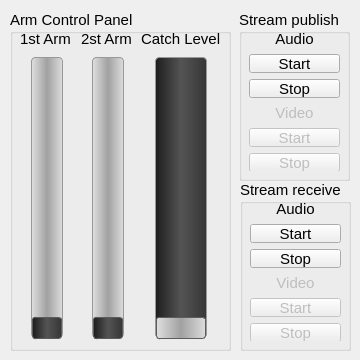
   <widget class="QWidget" name="tab_3">
    <attribute name="title">
     <string>Arm Control</string>
    </attribute>
    <widget class="QGroupBox" name="groupBox_4">
     <property name="geometry">
      <rect>
       <x>10</x>
       <y>10</y>
       <width>221</width>
       <height>341</height>
      </rect>
     </property>
     <property name="font">
      <font>
       <pointsize>11</pointsize>
      </font>
     </property>
     <property name="title">
      <string>Arm Control Panel</string>
     </property>
     <widget class="QWidget" name="gridLayoutWidget_4">
      <property name="geometry">
       <rect>
        <x>10</x>
        <y>20</y>
        <width>201</width>
        <height>311</height>
       </rect>
      </property>
      <layout class="QGridLayout" name="gridLayout_4">
       <item row="0" column="0">
        <widget class="QLabel" name="label_12">
         <property name="text">
          <string>1st Arm</string>
         </property>
        </widget>
       </item>
       <item row="1" column="1">
        <widget class="QSlider" name="arm_2_pos">
         <property name="sizePolicy">
          <sizepolicy hsizetype="Minimum" vsizetype="Expanding">
           <horstretch>0</horstretch>
           <verstretch>0</verstretch>
          </sizepolicy>
         </property>
         <property name="styleSheet">
          <string notr="true">QSlider::groove:vertical {
    border: 1px solid #999999;
    width: 30px; /* the groove expands to the size of the slider by default. by giving it a height, it has a fixed size */
    background: qlineargradient(spread:reflect, x1:0, y1:0, x2:1, y2:0, stop:0 rgba(223, 223, 223, 255), stop:0.5 rgba(161, 161, 161, 255), stop:1 rgba(220, 220, 220, 255));
    margin: 3px 0;
	border-radius: 4px;
}

QSlider::handle:vertical {
    background: qlineargradient(spread:reflect, x1:0, y1:0, x2:1, y2:0, stop:0 rgba(29, 29, 29, 255), stop:0.5 rgba(84, 84, 84, 255), stop:1 rgba(54, 54, 54, 255));
    border: 1px solid #5c5c5c;
    height: 20px;
    margin: -2px 0; /* handle is placed by default on the contents rect of the groove. Expand outside the groove */
    border-radius: 3px;
}</string>
         </property>
         <property name="minimum">
          <number>-90</number>
         </property>
         <property name="maximum">
          <number>90</number>
         </property>
         <property name="value">
          <number>-90</number>
         </property>
         <property name="sliderPosition">
          <number>-90</number>
         </property>
         <property name="orientation">
          <enum>Qt::Vertical</enum>
         </property>
        </widget>
       </item>
       <item row="1" column="0">
        <widget class="QSlider" name="arm_1_pos">
         <property name="sizePolicy">
          <sizepolicy hsizetype="Minimum" vsizetype="Expanding">
           <horstretch>0</horstretch>
           <verstretch>0</verstretch>
          </sizepolicy>
         </property>
         <property name="styleSheet">
          <string notr="true">QSlider::groove:vertical {
    border: 1px solid #999999;
    width: 30px; /* the groove expands to the size of the slider by default. by giving it a height, it has a fixed size */
    background: qlineargradient(spread:reflect, x1:0, y1:0, x2:1, y2:0, stop:0 rgba(223, 223, 223, 255), stop:0.5 rgba(161, 161, 161, 255), stop:1 rgba(220, 220, 220, 255));
    margin: 3px 0;
	border-radius: 4px;
}

QSlider::handle:vertical {
    background: qlineargradient(spread:reflect, x1:0, y1:0, x2:1, y2:0, stop:0 rgba(29, 29, 29, 255), stop:0.5 rgba(84, 84, 84, 255), stop:1 rgba(54, 54, 54, 255));
    border: 1px solid #5c5c5c;
    height: 20px;
    margin: -2px 0; /* handle is placed by default on the contents rect of the groove. Expand outside the groove */
    border-radius: 3px;
}</string>
         </property>
         <property name="maximum">
          <number>90</number>
         </property>
         <property name="orientation">
          <enum>Qt::Vertical</enum>
         </property>
        </widget>
       </item>
       <item row="0" column="1">
        <widget class="QLabel" name="label_13">
         <property name="text">
          <string>2st Arm</string>
         </property>
        </widget>
       </item>
       <item row="1" column="2">
        <widget class="QSlider" name="arm_catch_level">
         <property name="sizePolicy">
          <sizepolicy hsizetype="Minimum" vsizetype="Expanding">
           <horstretch>0</horstretch>
           <verstretch>0</verstretch>
          </sizepolicy>
         </property>
         <property name="styleSheet">
          <string notr="true">QSlider::groove:vertical {
    border: 1px solid #999999;
    width: 50px; /* the groove expands to the size of the slider by default. by giving it a height, it has a fixed size */
    background: qlineargradient(spread:reflect, x1:0, y1:0, x2:1, y2:0, stop:0 rgba(29, 29, 29, 255), stop:0.5 rgba(84, 84, 84, 255), stop:1 rgba(54, 54, 54, 255));
    margin: 3px 0;
	border-radius: 4px;
}

QSlider::handle:vertical {
    background: qlineargradient(spread:reflect, x1:0, y1:0, x2:1, y2:0, stop:0 rgba(223, 223, 223, 255), stop:0.5 rgba(161, 161, 161, 255), stop:1 rgba(220, 220, 220, 255));
    border: 1px solid #5c5c5c;
    height: 20px;
    margin: -2px 0; /* handle is placed by default on the contents rect of the groove. Expand outside the groove */
    border-radius: 3px;
}</string>
         </property>
         <property name="maximum">
          <number>100</number>
         </property>
         <property name="orientation">
          <enum>Qt::Vertical</enum>
         </property>
        </widget>
       </item>
       <item row="0" column="2">
        <widget class="QLabel" name="label_14">
         <property name="text">
          <string>Catch Level</string>
         </property>
        </widget>
       </item>
      </layout>
     </widget>
    </widget>
    <widget class="QGroupBox" name="groupBox_5">
     <property name="geometry">
      <rect>
       <x>239</x>
       <y>10</y>
       <width>111</width>
       <height>171</height>
      </rect>
     </property>
     <property name="font">
      <font>
       <pointsize>11</pointsize>
      </font>
     </property>
     <property name="title">
      <string>Stream publish</string>
     </property>
     <widget class="QWidget" name="verticalLayoutWidget">
      <property name="geometry">
       <rect>
        <x>10</x>
        <y>20</y>
        <width>91</width>
        <height>141</height>
       </rect>
      </property>
      <layout class="QVBoxLayout" name="verticalLayout_3">
       <item>
        <widget class="QLabel" name="label_15">
         <property name="sizePolicy">
          <sizepolicy hsizetype="Preferred" vsizetype="Fixed">
           <horstretch>0</horstretch>
           <verstretch>0</verstretch>
          </sizepolicy>
         </property>
         <property name="text">
          <string>Audio</string>
         </property>
         <property name="alignment">
          <set>Qt::AlignCenter</set>
         </property>
        </widget>
       </item>
       <item>
        <widget class="QPushButton" name="audio_pub_start">
         <property name="sizePolicy">
          <sizepolicy hsizetype="Minimum" vsizetype="Fixed">
           <horstretch>0</horstretch>
           <verstretch>0</verstretch>
          </sizepolicy>
         </property>
         <property name="font">
          <font>
           <pointsize>11</pointsize>
          </font>
         </property>
         <property name="text">
          <string>Start</string>
         </property>
        </widget>
       </item>
       <item>
        <widget class="QPushButton" name="audio_pub_stop">
         <property name="sizePolicy">
          <sizepolicy hsizetype="Minimum" vsizetype="Fixed">
           <horstretch>0</horstretch>
           <verstretch>0</verstretch>
          </sizepolicy>
         </property>
         <property name="font">
          <font>
           <pointsize>11</pointsize>
          </font>
         </property>
         <property name="text">
          <string>Stop</string>
         </property>
        </widget>
       </item>
       <item>
        <widget class="QLabel" name="label_17">
         <property name="enabled">
          <bool>false</bool>
         </property>
         <property name="sizePolicy">
          <sizepolicy hsizetype="Preferred" vsizetype="Fixed">
           <horstretch>0</horstretch>
           <verstretch>0</verstretch>
          </sizepolicy>
         </property>
         <property name="text">
          <string>Video</string>
         </property>
         <property name="alignment">
          <set>Qt::AlignCenter</set>
         </property>
        </widget>
       </item>
       <item>
        <widget class="QPushButton" name="video_pub_start">
         <property name="enabled">
          <bool>false</bool>
         </property>
         <property name="sizePolicy">
          <sizepolicy hsizetype="Minimum" vsizetype="Fixed">
           <horstretch>0</horstretch>
           <verstretch>0</verstretch>
          </sizepolicy>
         </property>
         <property name="font">
          <font>
           <pointsize>11</pointsize>
          </font>
         </property>
         <property name="text">
          <string>Start</string>
         </property>
        </widget>
       </item>
       <item>
        <widget class="QPushButton" name="video_pub_stop">
         <property name="enabled">
          <bool>false</bool>
         </property>
         <property name="sizePolicy">
          <sizepolicy hsizetype="Minimum" vsizetype="Fixed">
           <horstretch>0</horstretch>
           <verstretch>0</verstretch>
          </sizepolicy>
         </property>
         <property name="font">
          <font>
           <pointsize>11</pointsize>
          </font>
         </property>
         <property name="text">
          <string>Stop</string>
         </property>
        </widget>
       </item>
      </layout>
     </widget>
    </widget>
    <widget class="QGroupBox" name="groupBox_6">
     <property name="geometry">
      <rect>
       <x>240</x>
       <y>180</y>
       <width>111</width>
       <height>171</height>
      </rect>
     </property>
     <property name="font">
      <font>
       <pointsize>11</pointsize>
      </font>
     </property>
     <property name="title">
      <string>Stream receive</string>
     </property>
     <widget class="QWidget" name="verticalLayoutWidget_3">
      <property name="geometry">
       <rect>
        <x>10</x>
        <y>20</y>
        <width>91</width>
        <height>141</height>
       </rect>
      </property>
      <layout class="QVBoxLayout" name="verticalLayout_5">
       <item>
        <widget class="QLabel" name="label_20">
         <property name="text">
          <string>Audio</string>
         </property>
         <property name="alignment">
          <set>Qt::AlignCenter</set>
         </property>
        </widget>
       </item>
       <item>
        <widget class="QPushButton" name="audio_rec_start">
         <property name="text">
          <string>Start</string>
         </property>
        </widget>
       </item>
       <item>
        <widget class="QPushButton" name="audio_rec_stop">
         <property name="text">
          <string>Stop</string>
         </property>
        </widget>
       </item>
       <item>
        <widget class="QLabel" name="label_19">
         <property name="enabled">
          <bool>false</bool>
         </property>
         <property name="text">
          <string>Video</string>
         </property>
         <property name="alignment">
          <set>Qt::AlignCenter</set>
         </property>
        </widget>
       </item>
       <item>
        <widget class="QPushButton" name="video_rec_start">
         <property name="enabled">
          <bool>false</bool>
         </property>
         <property name="sizePolicy">
          <sizepolicy hsizetype="Minimum" vsizetype="Fixed">
           <horstretch>0</horstretch>
           <verstretch>0</verstretch>
          </sizepolicy>
         </property>
         <property name="font">
          <font>
           <pointsize>11</pointsize>
          </font>
         </property>
         <property name="text">
          <string>Start</string>
         </property>
        </widget>
       </item>
       <item>
        <widget class="QPushButton" name="video_rec_stop">
         <property name="enabled">
          <bool>false</bool>
         </property>
         <property name="text">
          <string>Stop</string>
         </property>
        </widget>
       </item>
      </layout>
     </widget>
    </widget>
   </widget>
